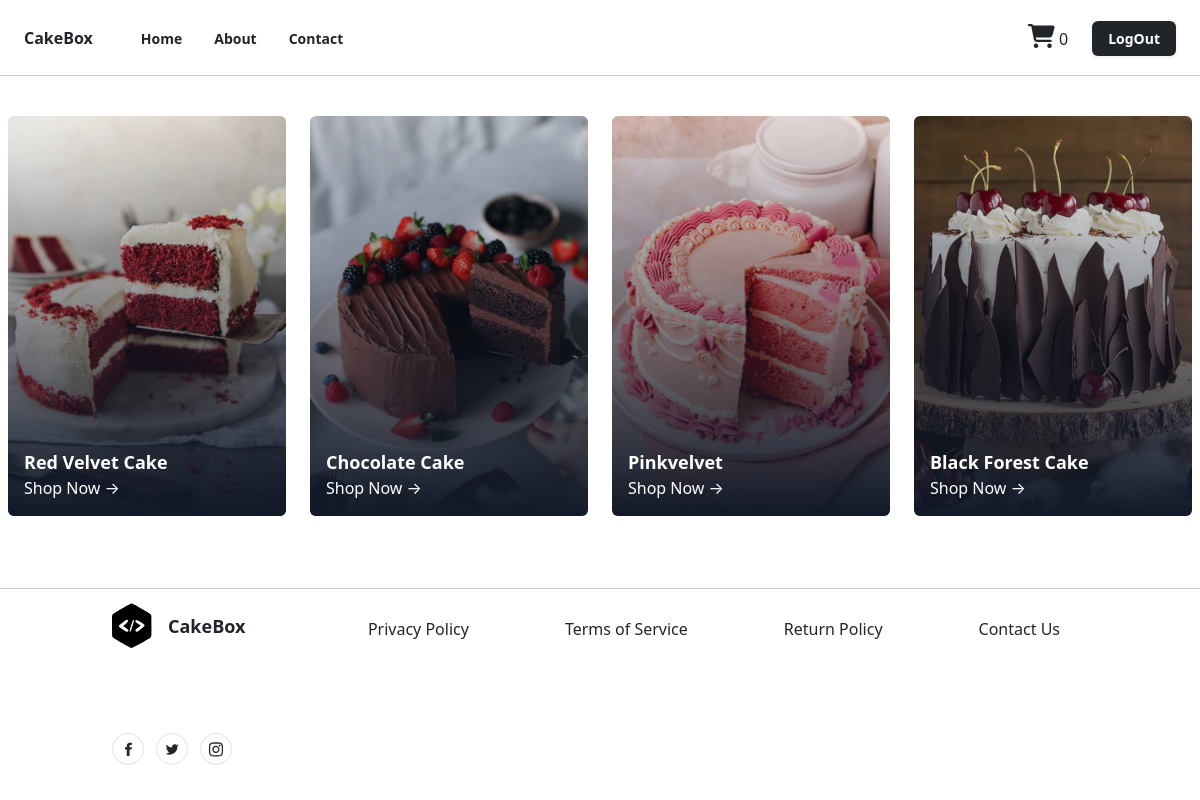
Screenshot of /cakes/1/list/ (signed in) with the database file from the repository.
### shop/models.py (models this page shows, shortened)
class CakeVarient(models.Model):
    cake_object=models.ForeignKey(Cake,on_delete=models.CASCADE,related_name='cakeitem')
    flavour_object=models.ForeignKey(Flavour,on_delete=models.CASCADE,)
    category_object=models.ForeignKey(Category,on_delete=models.CASCADE,name="cakecategory")
    image=models.ImageField(upload_to="cake_images",default="default.jpg",null=True,blank=True)
    shape_options=(
        ("Round","Round"),
        ("Square","Square"),
        ("Rectangle","Rectangle"),
        ("Heart","Heart"),
        ("Custom","Custom"),
   )
    shape=models.CharField(max_length=150,choices=shape_options,default="custom")
    weight_options=(
        ("250gm","250gm"),
        ("500gm","500gm"),
        ("1kg","1kg"),
        ("2kg","2kg"),
        ("Custom","Custom"),
    )
    weight=models.CharField(max_length=150,choices=weight_options,default="500")
    price=models.PositiveIntegerField()
    created_date=models.DateTimeField(auto_now_add=True)
    updated_date=models.DateTimeField(auto_now=True)
    is_active=models.BooleanField(default=True)

class Cake(models.Model):
    name=models.CharField(max_length=150,unique=True)
    occasion_object=models.ManyToManyField(Occasion)
    created_date=models.DateTimeField(auto_now_add=True)
    updated_date=models.DateTimeField(auto_now=True)
    is_active=models.BooleanField(default=True)

### shop/views.py (the view)
# urls.py: path("cakes/<int:pk>/list/",views.CakeListView.as_view(),name="cake-list"),
@method_decorator([signin_required,never_cache],name="dispatch")
class CakeListView(View):
    def get(self,request,*args,**kwargs):
        id=kwargs.get("pk")
        qs=CakeVarient.objects.filter(cakecategory=id)
        return render(request,"cake_list.html",{"data":qs})

### shop/context_processors.py (called while the page is built)
def basket_count(request):
    if request.user.is_authenticated:
        count=request.user.cart.cart_item_count
        return {"cart_count":count}
    else:
        return {"cart_count":0}

### shop/models.py (called while the page is built)
    @property
    def cart_items(self):
        return self.cartitem.filter(is_order_placed=False)

    @property
    def cart_item_count(self):
        return self.cart_items.count()

### shop/templates/cake_list.html
{%extends 'base.html'%}
{%block main_block%}
<div
  class="mx-auto grid w-full max-w-7xl items-center space-y-4 px-2 py-10 md:grid-cols-2 md:gap-6 md:space-y-0 lg:grid-cols-4">
  {%for c in data%}
  <div class="relative aspect-[16/9]  w-auto rounded-md md:aspect-auto md:h-[400px]">
    <img src="{{c.image.url}}" alt="No image" class="z-0 h-full w-full rounded-md object-cover" />
    <div class="absolute inset-0 rounded-md bg-gradient-to-t from-gray-900 to-transparent"></div>
    <div class="absolute bottom-4 left-4 text-left">
      <h1 class="text-lg font-semibold text-white">{{c.cake_object.name}}</h1>
      <p>
        <a href="{%url 'cake-detail' c.id %}"class="text-white">Shop Now →</a>
      </p>
    </div>
  </div>
  {%endfor%}
</div>
{%endblock%}

### rows the page displays
CakeVarient: image (picture), cake_object.name "Red Velvet Cake"
CakeVarient: image (picture), cake_object.name "Chocolate Cake"
CakeVarient: image (picture), cake_object.name "Pinkvelvet"
CakeVarient: image (picture), cake_object.name "Black Forest Cake"

### other values shown
{{ cart_count }} "0"
